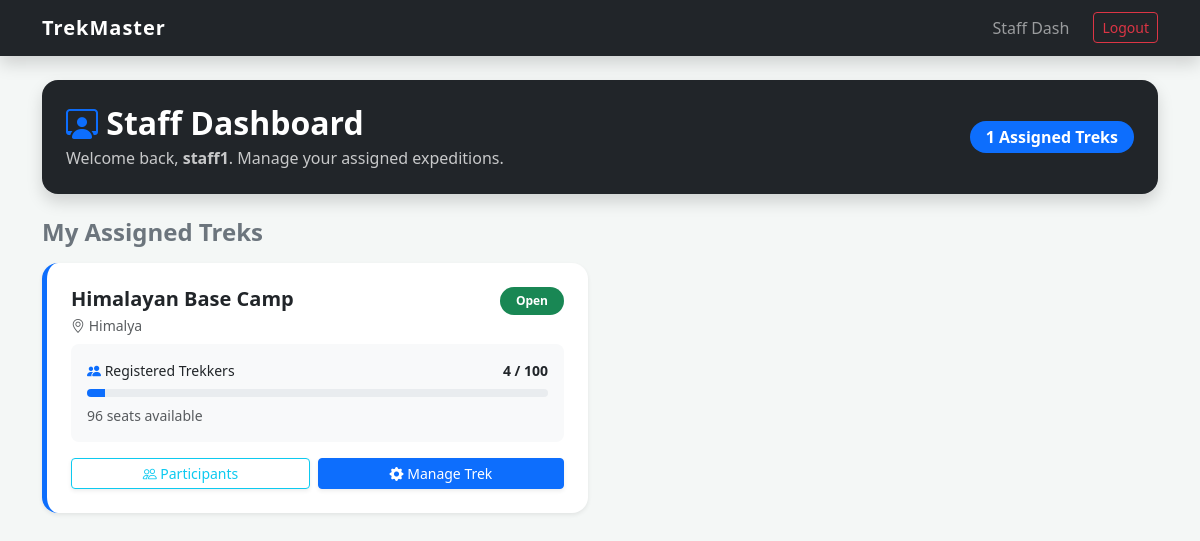
Screenshot of /staff_dashboard (signed in) with the database file from the repository.
### models.py (models this page shows)
class StaffProfile(db.Model):
    __tablename__ = 'staff_profile'
    id = db.Column(db.Integer, primary_key=True)
    user_id = db.Column(db.Integer, db.ForeignKey('user.id'), nullable=False)
    name = db.Column(db.String(100), nullable=False)
    contact_details = db.Column(db.String(15), nullable=False)
    status = db.Column(db.String(20), default='Available')
    bio = db.Column(db.Text)
    assigned_treks = db.relationship('Trek', backref='leader', lazy=True)

class Trek(db.Model):
    __tablename__ = 'trek'
    id = db.Column(db.Integer, primary_key=True)
    name = db.Column(db.String(100), nullable=False)
    location = db.Column(db.String(100), nullable=False)
    difficulty = db.Column(db.String(20), nullable=False) # 'Easy', 'Moderate', 'Hard'
    duration = db.Column(db.Integer, nullable=False)
    total_slots = db.Column(db.Integer, nullable=False)
    available_slots = db.Column(db.Integer, nullable=False)
    status = db.Column(db.String(20), default='Pending') # 'Open', 'Closed', 'Completed'
    start_date = db.Column(db.Date, nullable=False)
    end_date = db.Column(db.Date, nullable=False)
    staff_id = db.Column(db.Integer, db.ForeignKey('staff_profile.id'), nullable=True)
    price_per_person = db.Column(db.Float, default=0.0)
    description = db.Column(db.Text)
    created_at = db.Column(db.DateTime, default=datetime.utcnow) # [NEW] Sorting ke liye (Latest treks first)
    bookings = db.relationship('Booking', backref='trek_ref', lazy=True, cascade="all, delete-orphan")

### app.py (the view)
@app.route('/staff_dashboard')
def staff_dashboard():
    if session.get('role') != 'Staff': return redirect(url_for('login'))
    staff = StaffProfile.query.filter_by(user_id=session['user_id']).first()
    if not staff: return "Staff Profile missing!", 404
    treks = Trek.query.filter_by(staff_id=staff.id).all()
    return render_template('staff/staff_dashboard.html', treks=treks, staff=staff)

### templates/staff/staff_dashboard.html (shortened to what this page needs)
{% extends "base.html" %}
{% block content %}
<div class="row mb-4">
    <div class="col-md-12">
        <div class="card bg-dark text-white p-4 shadow border-0 rounded-4">
            <div class="d-flex justify-content-between align-items-center">
                <div>
                    <h2 class="mb-1 fw-bold">
                        <i class="bi bi-person-workspace text-primary"></i> Staff Dashboard
                    </h2>
                    <p class="mb-0 opacity-75">
                        Welcome back, <strong>{{ staff.name }}</strong>. Manage your assigned expeditions.
                    </p>
                </div>
                <div>
                    <span class="badge bg-primary fs-6 px-3 py-2 rounded-pill">
                        {{ treks|length }} Assigned Treks
                    </span>
                </div>
            </div>
        </div>
    </div>
</div>
<h4 class="mb-3 text-secondary fw-bold">My Assigned Treks</h4>
<div class="row">
    {% for trek in treks %}
    <div class="col-md-6 mb-4">
        <div class="card h-100 shadow-sm border-0 border-start border-primary border-5 rounded-4">
            <div class="card-body p-4">
                <div class="d-flex justify-content-between align-items-start mb-2">
                    <div>
                        <h5 class="fw-bold text-dark mb-1">{{ trek.name }}</h5>
                        <p class="text-muted small mb-0">
                            <i class="bi bi-geo-alt"></i> {{ trek.location }}
                        </p>
                    </div>
                    <span class="badge rounded-pill px-3 py-2
                        {% if trek.status == 'Open' %}
                            bg-success
                        {% elif trek.status == 'In Progress' %}
                            bg-warning text-dark
                        {% elif trek.status == 'Completed' %}
                            bg-primary
                        {% else %}
                            bg-secondary
                        {% endif %}">
                        {{ trek.status }}
                    </span>
                </div>
                {% set booked = trek.total_slots - trek.available_slots %}
                <div class="bg-light p-3 rounded-3 mb-3">
                    <div class="d-flex justify-content-between small mb-2">
                        <span>
                            <i class="bi bi-people-fill text-primary"></i>
                            Registered Trekkers
                        </span>
                        <span class="fw-bold">{{ booked }} / {{ trek.total_slots }}</span>
                    </div>
                    {% if trek.total_slots > 0 %}
                        {% set filled = ((booked / trek.total_slots) * 100)|int %}
                    {% else %}
                        {% set filled = 0 %}
                    {% endif %}
                    <div class="progress" style="height: 8px;">
                        <div class="progress-bar bg-primary" style="width: {{ filled }}%"></div>
                    </div>
                    <div class="mt-2 small text-muted">
                        {{ trek.available_slots }} seats available
                    </div>
                </div>
                <div class="d-flex gap-2">
                    <a href="/staff/participants/{{ trek.id }}"
                       class="btn btn-outline-info btn-sm flex-grow-1 shadow-sm">
                        <i class="bi bi-people"></i> Participants
                    </a>
                    <a href="/staff/manage_trek/{{ trek.id }}"
                       class="btn btn-primary btn-sm flex-grow-1 shadow-sm">
                        <i class="bi bi-gear-fill"></i> Manage Trek
                    </a>
                </div>
            </div>
        </div>
    </div>
    {% endfor %}
</div>
{% endblock %}

### templates/base.html (style rules this page uses)
body { background-color: #f4f7f6; font-family: 'Segoe UI', Tahoma, Geneva, Verdana, sans-serif; }
.card { border: none; border-radius: 12px; transition: 0.3s; }

### rows the page displays
StaffProfile: name "staff1"
Trek: name "Himalayan Base Camp", location "Himalya", status "Open", booked "4", total_slots "100", available_slots "96"

### other values shown
{{ treks|length }} "1"
